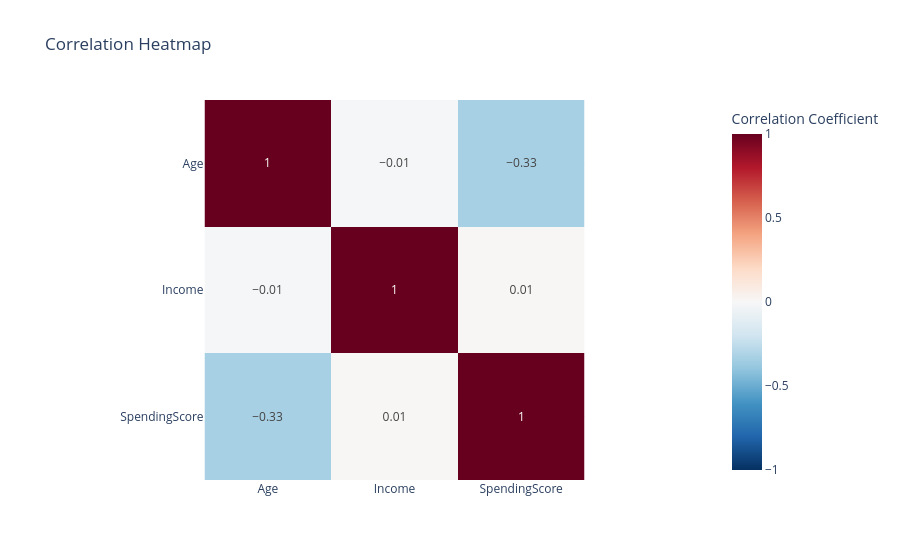

The notebook cell saved with this chart:
### Code cell
# Correlation heatmap
corr = df[['Age', 'Income', 'SpendingScore']].corr().round(2)

fig = px.imshow(
    corr,
    text_auto=True,
    color_continuous_scale='RdBu_r',
    title='Correlation Heatmap',
    labels={'color': 'Correlation Coefficient'},
    zmin=-1, zmax=1,
    template='plotly_white'
)
fig.show()

### Figure 1 — Plotly figure (JSON) as saved in the notebook; plotly's stock layout.template omitted (floating-point values rounded to 4 significant figures)
{"data": [{"coloraxis": "coloraxis", "hovertemplate": "x: %{x}<br>y: %{y}<br>Correlation Coefficient: %{z}<extra></extra>", "name": "0", "texttemplate": "%{z}", "type": "heatmap", "x": ["Age", "Income", "SpendingScore"], "xaxis": "x", "y": ["Age", "Income", "SpendingScore"], "yaxis": "y", "z": [[1.0, -0.01, -0.33], [-0.01, 1.0, 0.01], [-0.33, 0.01, 1.0]]}], "layout": {"coloraxis": {"autocolorscale": false, "cmax": 1, "cmin": -1, "colorbar": {"title": {"text": "Correlation Coefficient"}}, "colorscale": [[0, "rgb(5,48,97)"], [0.1, "rgb(33,102,172)"], [0.2, "rgb(67,147,195)"], [0.3, "rgb(146,197,222)"], [0.4, "rgb(209,229,240)"], [0.5, "rgb(247,247,247)"], [0.6, "rgb(253,219,199)"], [0.7, "rgb(244,165,130)"], [0.8, "rgb(214,96,77)"], [0.9, "rgb(178,24,43)"], [1, "rgb(103,0,31)"]]}, "title": {"text": "Correlation Heatmap"}, "xaxis": {"anchor": "y", "constrain": "domain", "domain": [0, 1], "scaleanchor": "y"}, "yaxis": {"anchor": "x", "autorange": "reversed", "constrain": "domain", "domain": [0, 1]}}}
